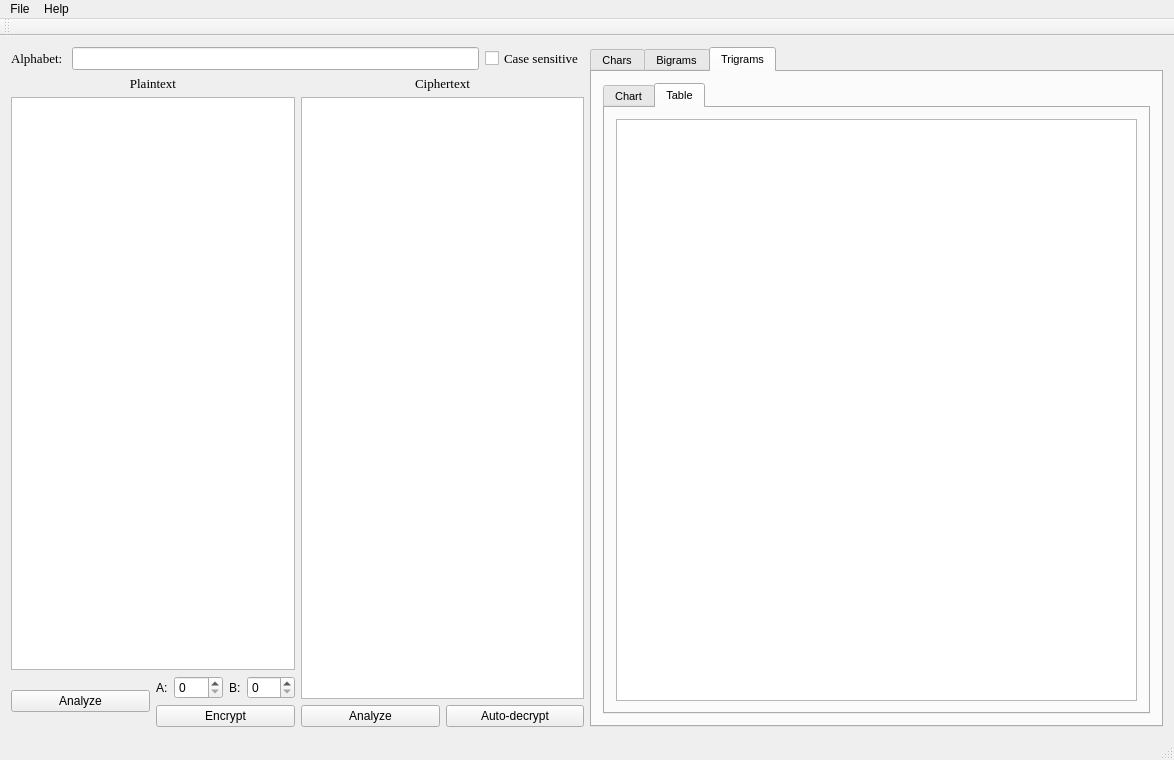
<?xml version="1.0" encoding="UTF-8"?>
<ui version="4.0">
 <class>CryptoAnalysisClass</class>
 <widget class="QMainWindow" name="CryptoAnalysisClass">
  <property name="geometry">
   <rect>
    <x>0</x>
    <y>0</y>
    <width>1174</width>
    <height>760</height>
   </rect>
  </property>
  <property name="windowTitle">
   <string>CryptoAnalysis</string>
  </property>
  <widget class="QWidget" name="centralWidget">
   <layout class="QHBoxLayout" name="horizontalLayout_7">
    <item>
     <layout class="QHBoxLayout" name="horizontalLayout_6">
      <item>
       <layout class="QVBoxLayout" name="verticalLayout_13">
        <item>
         <layout class="QFormLayout" name="formLayout">
          <item row="0" column="0">
           <widget class="QLabel" name="label">
            <property name="font">
             <font>
              <family>Times New Roman</family>
              <pointsize>10</pointsize>
             </font>
            </property>
            <property name="text">
             <string>Alphabet: </string>
            </property>
           </widget>
          </item>
          <item row="0" column="1">
           <layout class="QHBoxLayout" name="horizontalLayout">
            <item>
             <widget class="QLineEdit" name="alphabetLE">
              <property name="font">
               <font>
                <family>Times New Roman</family>
                <pointsize>10</pointsize>
               </font>
              </property>
              <property name="clearButtonEnabled">
               <bool>false</bool>
              </property>
             </widget>
            </item>
            <item>
             <widget class="QCheckBox" name="caseSensitiveCheckBox">
              <property name="font">
               <font>
                <family>Times New Roman</family>
                <pointsize>10</pointsize>
               </font>
              </property>
              <property name="text">
               <string>Case sensitive</string>
              </property>
             </widget>
            </item>
           </layout>
          </item>
         </layout>
        </item>
        <item>
         <layout class="QHBoxLayout" name="horizontalLayout_4">
          <item>
           <layout class="QVBoxLayout" name="verticalLayout_12">
            <item>
             <widget class="QLabel" name="label_2">
              <property name="font">
               <font>
                <family>Times New Roman</family>
                <pointsize>10</pointsize>
               </font>
              </property>
              <property name="text">
               <string>Plaintext</string>
              </property>
              <property name="alignment">
               <set>Qt::AlignCenter</set>
              </property>
             </widget>
            </item>
            <item>
             <widget class="QTextEdit" name="plaintextTE">
              <property name="font">
               <font>
                <family>Times New Roman</family>
                <pointsize>10</pointsize>
               </font>
              </property>
             </widget>
            </item>
            <item>
             <layout class="QHBoxLayout" name="horizontalLayout_3">
              <item>
               <widget class="QPushButton" name="analyzePlaintextPB">
                <property name="text">
                 <string>Analyze</string>
                </property>
               </widget>
              </item>
              <item>
               <layout class="QVBoxLayout" name="verticalLayout_14">
                <item>
                 <layout class="QHBoxLayout" name="horizontalLayout_5">
                  <item>
                   <widget class="QLabel" name="aSBLabel">
                    <property name="sizePolicy">
                     <sizepolicy hsizetype="Maximum" vsizetype="Preferred">
                      <horstretch>0</horstretch>
                      <verstretch>0</verstretch>
                     </sizepolicy>
                    </property>
                    <property name="text">
                     <string>A:</string>
                    </property>
                   </widget>
                  </item>
                  <item>
                   <widget class="QSpinBox" name="aSB">
                    <property name="sizePolicy">
                     <sizepolicy hsizetype="Preferred" vsizetype="Fixed">
                      <horstretch>0</horstretch>
                      <verstretch>0</verstretch>
                     </sizepolicy>
                    </property>
                   </widget>
                  </item>
                  <item>
                   <widget class="QLabel" name="bSBLabel">
                    <property name="sizePolicy">
                     <sizepolicy hsizetype="Maximum" vsizetype="Preferred">
                      <horstretch>0</horstretch>
                      <verstretch>0</verstretch>
                     </sizepolicy>
                    </property>
                    <property name="text">
                     <string>B:</string>
                    </property>
                   </widget>
                  </item>
                  <item>
                   <widget class="QSpinBox" name="bSB">
                    <property name="sizePolicy">
                     <sizepolicy hsizetype="Preferred" vsizetype="Fixed">
                      <horstretch>0</horstretch>
                      <verstretch>0</verstretch>
                     </sizepolicy>
                    </property>
                   </widget>
                  </item>
                 </layout>
                </item>
                <item>
                 <widget class="QPushButton" name="encryptPB">
                  <property name="text">
                   <string>Encrypt</string>
                  </property>
                 </widget>
                </item>
               </layout>
              </item>
             </layout>
            </item>
           </layout>
          </item>
          <item>
           <layout class="QVBoxLayout" name="verticalLayout">
            <item>
             <widget class="QLabel" name="label_3">
              <property name="font">
               <font>
                <family>Times New Roman</family>
                <pointsize>10</pointsize>
               </font>
              </property>
              <property name="text">
               <string>Ciphertext</string>
              </property>
              <property name="alignment">
               <set>Qt::AlignCenter</set>
              </property>
             </widget>
            </item>
            <item>
             <widget class="QTextEdit" name="ciphertextTE">
              <property name="font">
               <font>
                <family>Times New Roman</family>
                <pointsize>10</pointsize>
               </font>
              </property>
             </widget>
            </item>
            <item>
             <layout class="QHBoxLayout" name="horizontalLayout_2">
              <item>
               <widget class="QPushButton" name="analyzeCiphertextPB">
                <property name="text">
                 <string>Analyze</string>
                </property>
               </widget>
              </item>
              <item>
               <widget class="QPushButton" name="decryptPB">
                <property name="text">
                 <string>Auto-decrypt</string>
                </property>
               </widget>
              </item>
             </layout>
            </item>
           </layout>
          </item>
         </layout>
        </item>
       </layout>
      </item>
      <item>
       <widget class="QTabWidget" name="statsTW">
        <property name="font">
         <font>
          <pointsize>8</pointsize>
         </font>
        </property>
        <property name="currentIndex">
         <number>2</number>
        </property>
        <widget class="QWidget" name="statsCharsTab">
         <attribute name="title">
          <string>Chars</string>
         </attribute>
         <layout class="QVBoxLayout" name="verticalLayout_2">
          <item>
           <widget class="QTabWidget" name="charsTW">
            <property name="currentIndex">
             <number>2</number>
            </property>
            <widget class="QWidget" name="charsChartLexTab">
             <attribute name="title">
              <string>Chart Alphabetical</string>
             </attribute>
             <layout class="QVBoxLayout" name="verticalLayout_5">
              <item>
               <widget class="QChartView" name="charsLexChartView">
                <property name="font">
                 <font>
                  <pointsize>12</pointsize>
                 </font>
                </property>
               </widget>
              </item>
             </layout>
            </widget>
            <widget class="QWidget" name="charsChartFreqTab">
             <attribute name="title">
              <string>Chart by Frequency (Desc)</string>
             </attribute>
             <layout class="QVBoxLayout" name="verticalLayout_9">
              <item>
               <widget class="QChartView" name="charsFreqChartView">
                <property name="font">
                 <font>
                  <pointsize>12</pointsize>
                 </font>
                </property>
               </widget>
              </item>
             </layout>
            </widget>
            <widget class="QWidget" name="charsTableTab">
             <attribute name="title">
              <string>Table</string>
             </attribute>
             <layout class="QVBoxLayout" name="verticalLayout_8">
              <item>
               <widget class="QTableWidget" name="charsTableWidget">
                <property name="alternatingRowColors">
                 <bool>true</bool>
                </property>
               </widget>
              </item>
             </layout>
            </widget>
           </widget>
          </item>
         </layout>
        </widget>
        <widget class="QWidget" name="statsBigramsTab">
         <attribute name="title">
          <string>Bigrams</string>
         </attribute>
         <layout class="QVBoxLayout" name="verticalLayout_3">
          <item>
           <widget class="QTabWidget" name="bigramsTW">
            <property name="currentIndex">
             <number>1</number>
            </property>
            <widget class="QWidget" name="bigramsChartTab">
             <attribute name="title">
              <string>Chart</string>
             </attribute>
             <layout class="QVBoxLayout" name="verticalLayout_6">
              <item>
               <widget class="QChartView" name="bigramsChartView">
                <property name="font">
                 <font>
                  <pointsize>12</pointsize>
                 </font>
                </property>
               </widget>
              </item>
             </layout>
            </widget>
            <widget class="QWidget" name="bigramsTableTab">
             <attribute name="title">
              <string>Table</string>
             </attribute>
             <layout class="QVBoxLayout" name="verticalLayout_10">
              <item>
               <widget class="QTableWidget" name="bigramsTableWidget">
                <property name="alternatingRowColors">
                 <bool>true</bool>
                </property>
               </widget>
              </item>
             </layout>
            </widget>
            <widget class="QScrollArea" name="bigramsMatrixTab">
             <attribute name="title">
              <string>Matrix</string>
             </attribute>
             <widget class="MatrixColorPlot" name="bigramsMCP">
              <property name="geometry">
               <rect>
                <x>0</x>
                <y>0</y>
                <width>696</width>
                <height>211</height>
               </rect>
              </property>
             </widget>
            </widget>
           </widget>
          </item>
         </layout>
        </widget>
        <widget class="QWidget" name="statsTrigramsTab">
         <attribute name="title">
          <string>Trigrams</string>
         </attribute>
         <layout class="QVBoxLayout" name="verticalLayout_4">
          <item>
           <widget class="QTabWidget" name="trigramsTW">
            <property name="currentIndex">
             <number>1</number>
            </property>
            <widget class="QWidget" name="trigramsChartTab">
             <attribute name="title">
              <string>Chart</string>
             </attribute>
             <layout class="QVBoxLayout" name="verticalLayout_7">
              <item>
               <widget class="QChartView" name="trigramsChartView">
                <property name="font">
                 <font>
                  <pointsize>12</pointsize>
                 </font>
                </property>
               </widget>
              </item>
             </layout>
            </widget>
            <widget class="QWidget" name="trigramsTableTab">
             <attribute name="title">
              <string>Table</string>
             </attribute>
             <layout class="QVBoxLayout" name="verticalLayout_11">
              <item>
               <widget class="QTableWidget" name="trigramsTableWidget">
                <property name="alternatingRowColors">
                 <bool>true</bool>
                </property>
               </widget>
              </item>
             </layout>
            </widget>
           </widget>
          </item>
         </layout>
        </widget>
       </widget>
      </item>
     </layout>
    </item>
   </layout>
  </widget>
  <widget class="QMenuBar" name="menuBar">
   <property name="geometry">
    <rect>
     <x>0</x>
     <y>0</y>
     <width>1174</width>
     <height>26</height>
    </rect>
   </property>
   <widget class="QMenu" name="menuFile">
    <property name="title">
     <string>File</string>
    </property>
    <addaction name="actionOpenPlaintext"/>
    <addaction name="actionSavePlaintext"/>
    <addaction name="actionOpenCiphertext"/>
    <addaction name="actionSaveCiphertext"/>
    <addaction name="separator"/>
    <addaction name="actionExit"/>
   </widget>
   <widget class="QMenu" name="menuHelp">
    <property name="title">
     <string>Help</string>
    </property>
    <addaction name="actionAbout"/>
   </widget>
   <addaction name="menuFile"/>
   <addaction name="menuHelp"/>
  </widget>
  <widget class="QToolBar" name="mainToolBar">
   <attribute name="toolBarArea">
    <enum>TopToolBarArea</enum>
   </attribute>
   <attribute name="toolBarBreak">
    <bool>false</bool>
   </attribute>
  </widget>
  <widget class="QStatusBar" name="statusBar"/>
  <action name="actionOpenPlaintext">
   <property name="text">
    <string>Open Plaintext</string>
   </property>
  </action>
  <action name="actionExit">
   <property name="text">
    <string>Exit</string>
   </property>
  </action>
  <action name="actionSavePlaintext">
   <property name="text">
    <string>Save Plaintext</string>
   </property>
  </action>
  <action name="actionOpenCiphertext">
   <property name="text">
    <string>Open Ciphertext</string>
   </property>
  </action>
  <action name="actionSaveCiphertext">
   <property name="text">
    <string>Save Ciphertext</string>
   </property>
  </action>
  <action name="actionAbout">
   <property name="text">
    <string>About</string>
   </property>
  </action>
 </widget>
 <layoutdefault spacing="6" margin="11"/>
 <customwidgets>
  <customwidget>
   <class>QChartView</class>
   <extends>QGraphicsView</extends>
   <header>QtCharts</header>
  </customwidget>
  <customwidget>
   <class>MatrixColorPlot</class>
   <extends>QWidget</extends>
   <header>MatrixColorPlot.h</header>
   <container>1</container>
  </customwidget>
 </customwidgets>
 <resources>
  <include location="CryptoAnalysis.qrc"/>
 </resources>
 <connections/>
</ui>
